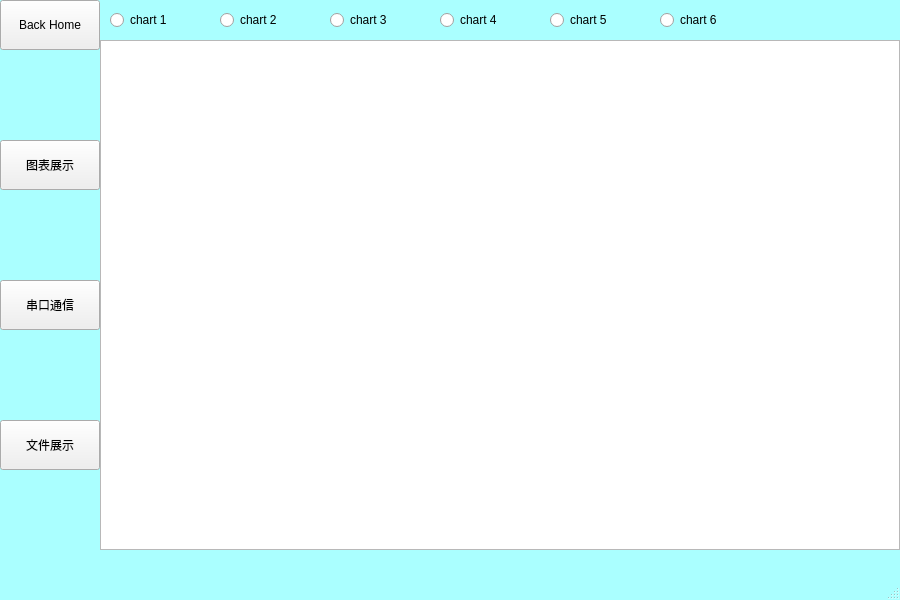
<?xml version="1.0" encoding="UTF-8"?>
<ui version="4.0">
 <class>MainWindow</class>
 <widget class="QMainWindow" name="MainWindow">
  <property name="geometry">
   <rect>
    <x>0</x>
    <y>0</y>
    <width>900</width>
    <height>600</height>
   </rect>
  </property>
  <property name="windowTitle">
   <string>MainWindow</string>
  </property>
  <property name="styleSheet">
   <string notr="true">QMainWindow{
	background-color: rgb(170, 255, 255);

	

}</string>
  </property>
  <widget class="QWidget" name="centralwidget">
   <widget class="QStackedWidget" name="stackedWidget">
    <property name="geometry">
     <rect>
      <x>100</x>
      <y>0</y>
      <width>800</width>
      <height>600</height>
     </rect>
    </property>
    <property name="styleSheet">
     <string notr="true">QWidget{

	//background-image: url(:/img/C:/Users/dell/Pictures/Uplay/新西兰的萨瑟兰瀑布和奎尔湖.jpg);

}</string>
    </property>
    <property name="currentIndex">
     <number>1</number>
    </property>
    <widget class="QWidget" name="first_page"/>
    <widget class="QWidget" name="chart_2">
     <widget class="QWidget" name="layoutWidget">
      <property name="geometry">
       <rect>
        <x>10</x>
        <y>5</y>
        <width>632</width>
        <height>31</height>
       </rect>
      </property>
      <layout class="QHBoxLayout" name="horizontalLayout">
       <property name="spacing">
        <number>30</number>
       </property>
       <item>
        <widget class="QRadioButton" name="c1">
         <property name="minimumSize">
          <size>
           <width>80</width>
           <height>24</height>
          </size>
         </property>
         <property name="maximumSize">
          <size>
           <width>80</width>
           <height>24</height>
          </size>
         </property>
         <property name="text">
          <string>chart 1</string>
         </property>
         <property name="autoExclusive">
          <bool>false</bool>
         </property>
        </widget>
       </item>
       <item>
        <widget class="QRadioButton" name="c2">
         <property name="minimumSize">
          <size>
           <width>80</width>
           <height>24</height>
          </size>
         </property>
         <property name="maximumSize">
          <size>
           <width>80</width>
           <height>24</height>
          </size>
         </property>
         <property name="text">
          <string>chart 2</string>
         </property>
         <property name="autoExclusive">
          <bool>false</bool>
         </property>
        </widget>
       </item>
       <item>
        <widget class="QRadioButton" name="c3">
         <property name="minimumSize">
          <size>
           <width>80</width>
           <height>24</height>
          </size>
         </property>
         <property name="maximumSize">
          <size>
           <width>80</width>
           <height>24</height>
          </size>
         </property>
         <property name="text">
          <string>chart 3</string>
         </property>
         <property name="autoExclusive">
          <bool>false</bool>
         </property>
        </widget>
       </item>
       <item>
        <widget class="QRadioButton" name="c4">
         <property name="minimumSize">
          <size>
           <width>80</width>
           <height>24</height>
          </size>
         </property>
         <property name="maximumSize">
          <size>
           <width>80</width>
           <height>24</height>
          </size>
         </property>
         <property name="text">
          <string>chart 4</string>
         </property>
         <property name="autoExclusive">
          <bool>false</bool>
         </property>
        </widget>
       </item>
       <item>
        <widget class="QRadioButton" name="c5">
         <property name="minimumSize">
          <size>
           <width>80</width>
           <height>24</height>
          </size>
         </property>
         <property name="maximumSize">
          <size>
           <width>80</width>
           <height>24</height>
          </size>
         </property>
         <property name="text">
          <string>chart 5</string>
         </property>
         <property name="autoExclusive">
          <bool>false</bool>
         </property>
        </widget>
       </item>
       <item>
        <widget class="QRadioButton" name="c6">
         <property name="minimumSize">
          <size>
           <width>80</width>
           <height>24</height>
          </size>
         </property>
         <property name="maximumSize">
          <size>
           <width>80</width>
           <height>24</height>
          </size>
         </property>
         <property name="text">
          <string>chart 6</string>
         </property>
         <property name="autoExclusive">
          <bool>false</bool>
         </property>
        </widget>
       </item>
      </layout>
     </widget>
     <widget class="QChartView" name="chart_view">
      <property name="geometry">
       <rect>
        <x>0</x>
        <y>40</y>
        <width>800</width>
        <height>510</height>
       </rect>
      </property>
     </widget>
    </widget>
    <widget class="QWidget" name="serial_2">
     <widget class="QLabel" name="label_2">
      <property name="geometry">
       <rect>
        <x>12</x>
        <y>450</y>
        <width>81</width>
        <height>31</height>
       </rect>
      </property>
      <property name="font">
       <font>
        <pointsize>11</pointsize>
       </font>
      </property>
      <property name="text">
       <string>发送窗口</string>
      </property>
     </widget>
     <widget class="QLabel" name="label_3">
      <property name="geometry">
       <rect>
        <x>10</x>
        <y>50</y>
        <width>81</width>
        <height>31</height>
       </rect>
      </property>
      <property name="font">
       <font>
        <pointsize>11</pointsize>
       </font>
      </property>
      <property name="text">
       <string>接收窗口</string>
      </property>
     </widget>
     <widget class="QScrollArea" name="scrollArea">
      <property name="geometry">
       <rect>
        <x>9</x>
        <y>79</y>
        <width>791</width>
        <height>371</height>
       </rect>
      </property>
      <property name="widgetResizable">
       <bool>true</bool>
      </property>
      <widget class="QWidget" name="scrollAreaWidgetContents">
       <property name="geometry">
        <rect>
         <x>0</x>
         <y>0</y>
         <width>789</width>
         <height>369</height>
        </rect>
       </property>
       <widget class="QPlainTextEdit" name="ReceiveView">
        <property name="geometry">
         <rect>
          <x>0</x>
          <y>0</y>
          <width>791</width>
          <height>371</height>
         </rect>
        </property>
       </widget>
      </widget>
     </widget>
     <widget class="QWidget" name="">
      <property name="geometry">
       <rect>
        <x>10</x>
        <y>480</y>
        <width>791</width>
        <height>42</height>
       </rect>
      </property>
      <layout class="QHBoxLayout" name="horizontalLayout_3">
       <item>
        <widget class="QLineEdit" name="SendView">
         <property name="minimumSize">
          <size>
           <width>0</width>
           <height>40</height>
          </size>
         </property>
        </widget>
       </item>
       <item>
        <widget class="QPushButton" name="SendText">
         <property name="minimumSize">
          <size>
           <width>40</width>
           <height>40</height>
          </size>
         </property>
         <property name="text">
          <string>send</string>
         </property>
        </widget>
       </item>
      </layout>
     </widget>
     <widget class="QWidget" name="">
      <property name="geometry">
       <rect>
        <x>10</x>
        <y>10</y>
        <width>741</width>
        <height>51</height>
       </rect>
      </property>
      <layout class="QHBoxLayout" name="horizontalLayout_2">
       <property name="spacing">
        <number>6</number>
       </property>
       <item>
        <widget class="QLabel" name="label">
         <property name="font">
          <font>
           <pointsize>11</pointsize>
          </font>
         </property>
         <property name="text">
          <string>串口选择</string>
         </property>
        </widget>
       </item>
       <item>
        <widget class="QComboBox" name="baudSelect">
         <item>
          <property name="text">
           <string>1200</string>
          </property>
         </item>
         <item>
          <property name="text">
           <string>2400</string>
          </property>
         </item>
         <item>
          <property name="text">
           <string>4800</string>
          </property>
         </item>
         <item>
          <property name="text">
           <string>9600</string>
          </property>
         </item>
         <item>
          <property name="text">
           <string>19200</string>
          </property>
         </item>
         <item>
          <property name="text">
           <string>38400</string>
          </property>
         </item>
         <item>
          <property name="text">
           <string>57600</string>
          </property>
         </item>
         <item>
          <property name="text">
           <string>115200</string>
          </property>
         </item>
        </widget>
       </item>
       <item>
        <widget class="QComboBox" name="serialSelect"/>
       </item>
       <item>
        <spacer name="verticalSpacer_4">
         <property name="orientation">
          <enum>Qt::Vertical</enum>
         </property>
         <property name="sizeHint" stdset="0">
          <size>
           <width>20</width>
           <height>17</height>
          </size>
         </property>
        </spacer>
       </item>
       <item>
        <widget class="QPushButton" name="Link">
         <property name="text">
          <string>连接</string>
         </property>
        </widget>
       </item>
       <item>
        <widget class="QPushButton" name="CutLink">
         <property name="text">
          <string>断开</string>
         </property>
        </widget>
       </item>
       <item>
        <widget class="QRadioButton" name="TextReceive">
         <property name="text">
          <string>接收开关</string>
         </property>
        </widget>
       </item>
       <item>
        <widget class="QPushButton" name="TextClear">
         <property name="text">
          <string>清空接收</string>
         </property>
        </widget>
       </item>
      </layout>
     </widget>
    </widget>
    <widget class="QWidget" name="data"/>
   </widget>
   <widget class="QWidget" name="layoutWidget2">
    <property name="geometry">
     <rect>
      <x>0</x>
      <y>0</y>
      <width>102</width>
      <height>472</height>
     </rect>
    </property>
    <layout class="QVBoxLayout" name="verticalLayout">
     <property name="spacing">
      <number>90</number>
     </property>
     <item>
      <widget class="QPushButton" name="BackHome">
       <property name="minimumSize">
        <size>
         <width>100</width>
         <height>50</height>
        </size>
       </property>
       <property name="maximumSize">
        <size>
         <width>100</width>
         <height>50</height>
        </size>
       </property>
       <property name="text">
        <string>Back Home</string>
       </property>
      </widget>
     </item>
     <item>
      <widget class="QPushButton" name="chart">
       <property name="minimumSize">
        <size>
         <width>100</width>
         <height>50</height>
        </size>
       </property>
       <property name="maximumSize">
        <size>
         <width>100</width>
         <height>50</height>
        </size>
       </property>
       <property name="text">
        <string>图表展示</string>
       </property>
      </widget>
     </item>
     <item>
      <widget class="QPushButton" name="serial">
       <property name="minimumSize">
        <size>
         <width>100</width>
         <height>50</height>
        </size>
       </property>
       <property name="maximumSize">
        <size>
         <width>100</width>
         <height>50</height>
        </size>
       </property>
       <property name="text">
        <string>串口通信</string>
       </property>
      </widget>
     </item>
     <item>
      <widget class="QPushButton" name="Data">
       <property name="minimumSize">
        <size>
         <width>100</width>
         <height>50</height>
        </size>
       </property>
       <property name="maximumSize">
        <size>
         <width>100</width>
         <height>50</height>
        </size>
       </property>
       <property name="text">
        <string>文件展示</string>
       </property>
      </widget>
     </item>
    </layout>
   </widget>
  </widget>
  <widget class="QMenuBar" name="menubar">
   <property name="geometry">
    <rect>
     <x>0</x>
     <y>0</y>
     <width>900</width>
     <height>26</height>
    </rect>
   </property>
  </widget>
  <widget class="QStatusBar" name="statusbar"/>
 </widget>
 <customwidgets>
  <customwidget>
   <class>QChartView</class>
   <extends>QGraphicsView</extends>
   <header>qchartview.h</header>
  </customwidget>
 </customwidgets>
 <resources/>
 <connections/>
</ui>
